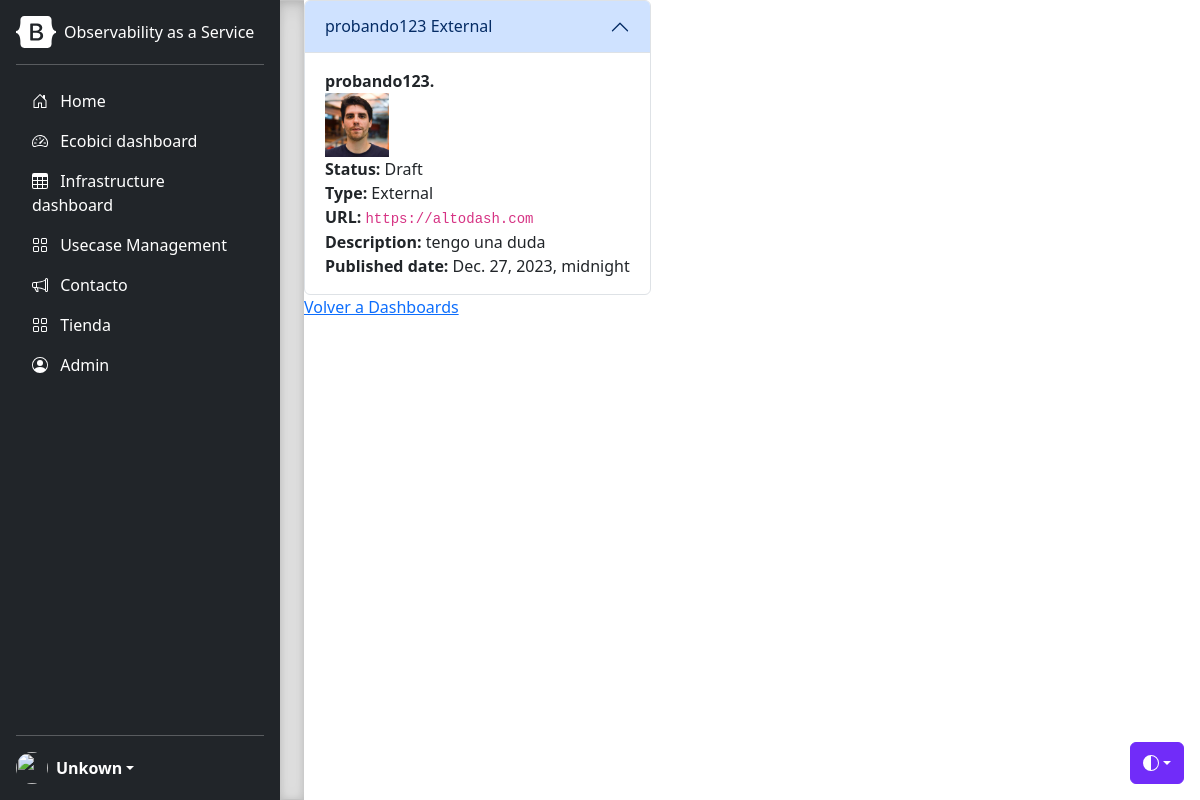
Screenshot of /tienda/usecase/3/ with the database file from the repository.
### dashboards/models.py (models this page shows)
class Dashboards(models.Model):
    draft = "Draft"
    published = "Published"
    retired = "Retired"
    custom = "Custom"
    external = "External"
    DASHBOARD_STATUS = (
        (draft, "Draft"),
        (published, "Published"),
        (retired, "Retired")
    )
    DASHBOARD_TYPE = (
        (custom, "Custom"),
        (external, "External"),
    )
    status = models.CharField(max_length=50, choices=DASHBOARD_STATUS, default=draft)
    dashboard_type = models.CharField(max_length=50, choices=DASHBOARD_TYPE, default=custom)
    name = models.CharField(max_length=200)
    url = models.CharField(max_length=200)
    description = models.CharField(max_length=200)
    published_date = models.DateTimeField('Published Date')
    image = models.ImageField(default='grafana_logo_icon_171048.png', blank=True, null=True)
    def __str__(self):
        return self.name + ' ' + str(self.dashboard_type)

### tienda/views.py (the view)
# urls.py: path('usecase/<int:dashboard_id>/', views.usecase, name='usecase'),
def usecase(request, dashboard_id: int):
    template = 'tienda/usecase.html'
    params = {}
    params['site_name'] = 'Observability Insights - Ver Dashboard <id: int>'
    params['page'] = 'usecase.html'
    try:
        data = Dashboards.objects.get(pk=dashboard_id)
    except Dashboards.DoesNotExist:
        raise Http404
    params['data'] = data
    return render(request, template, params)

### templates/tienda/usecase.html
{% extends "layout.html" %}
{% block main %}
<div class="accordion" id="accordionExample">
  <div class="accordion-item">
    <h2 class="accordion-header">
      <button class="accordion-button" type="button" data-bs-toggle="collapse" data-bs-target="#collapseOne" aria-expanded="true" aria-controls="collapseOne">
        {{data}}
      </button>
    </h2>
    <div id="collapseOne" class="accordion-collapse collapse show" data-bs-parent="#accordionExample">
      <div class="accordion-body">
        <strong>{{data.name}}.</strong><br \>
        <img src="/media/{{data.image}}" height="64" width="64"><br \>
        <b>Status: </b>{{data.status}}<br \>
        <b>Type: </b>{{data.dashboard_type}}<br \>
        <b>URL: </b><code>{{data.url}}</code><br \>
        <b>Description: </b>{{data.description}}<br \>
        <b>Published date: </b>{{data.published_date}}<br \>
      </div>
    </div>
  </div>
  <a href="{% url 'usecases' %}">Volver a Dashboards</a>
</div>
{% endblock %}

### rows the page displays
Dashboards: name+dashboard_type "probando123 External", name "probando123", image (picture), status "Draft", dashboard_type "External", url "https://altodash.com", description "tengo una duda", published_date "Dec. 27, 2023, midnight"
